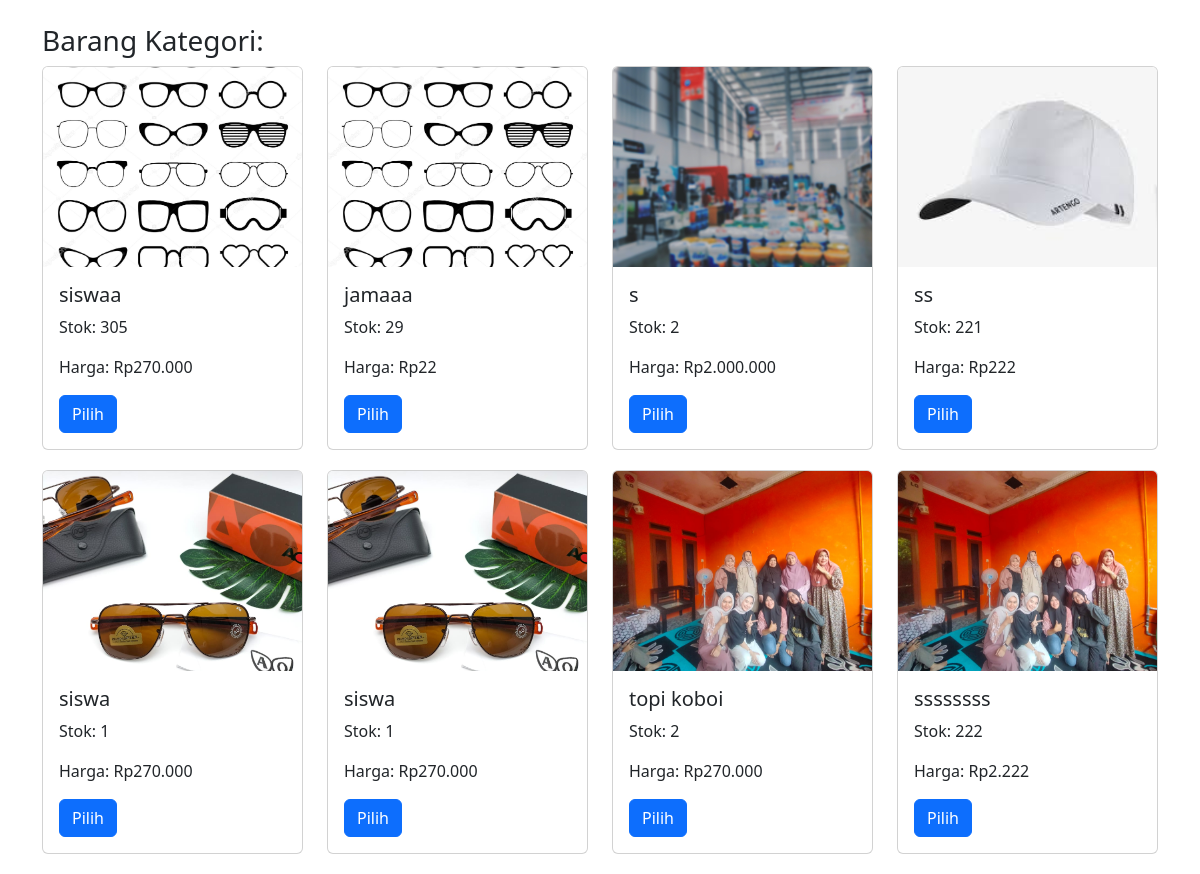
The page /kasir/barang.php on the database its author committed.
### tables this page shows
CREATE TABLE `barang` (
  `kode` varchar(50) NOT NULL,
  `nama` varchar(50) NOT NULL,
  `kategori` varchar(100) DEFAULT NULL,
  `stok` int(100) DEFAULT NULL,
  `harga` int(50) NOT NULL,
  `foto` varchar(255) DEFAULT NULL,
  `tanggal` date DEFAULT curdate(),
  `terjual` int(11) DEFAULT 0
);

### function.php (called while the page is built, shortened)
<?php
function koneksi() {
    $conn = mysqli_connect("localhost", "root", "", "kasir");
    return $conn;
}
function select($query) {
    $conn = koneksi();
    $result = mysqli_query($conn, $query);
    $rows = [];
    while ($row = mysqli_fetch_assoc($result)) {
        $rows[] = $row;
    }
    return $rows;
}
?>

### kasir/barang.php (the view, shortened to what this page needs)
<?php
include "../function.php";
$kategori = isset($_GET['kategori']) ? $_GET['kategori'] : '';
$kategori = htmlspecialchars($kategori, ENT_QUOTES);
$sql = "SELECT * FROM `barang` WHERE kategori LIKE '%$kategori%'";
$barangList = select($sql);
?>
<!DOCTYPE html>
<html lang="id">
<head>
    <link rel="stylesheet" href="https://cdn.jsdelivr.net/npm/bootstrap@5.3.0/dist/css/bootstrap.min.css">
</head>
<body>
<div class="container mt-4">
    <h3>Barang Kategori: <em><?= $kategori ?></em></h3>
    <div class="row">
        <?php if (count($barangList) > 0): ?>
            <?php foreach ($barangList as $data): ?>
                <div class="col-md-3">
                    <div class="card">
                        <img src="../uploads/<?= htmlspecialchars($data['foto']) ?>" class="card-img-top" alt="Foto Barang">
                        <div class="card-body">
                            <h5 class="card-title"><?= htmlspecialchars($data['nama']) ?></h5>
                            <p class="card-text">Stok: <?= htmlspecialchars($data['stok']) ?></p>
                            <p class="card-text">Harga: Rp<?= number_format($data['harga'], 0, ',', '.') ?></p>
                            <a href="beli.php?kode=<?= urlencode($data['kode']) ?>" class="btn btn-primary">Pilih</a>
                        </div>
                    </div>
                </div>
            <?php endforeach; ?>
        <?php endif; ?>
    </div>
</div>
</body>
</html>

### kasir/barang.php (style rules this page uses)
.card { margin-bottom: 20px; transition: transform 0.3s ease; }
.card img { height: 200px; object-fit: cover; }

### rows shown on the page
barang: foto (picture), nama "siswaa", stok "305", harga "270.000"
barang: foto (picture), nama "jamaaa", stok "29", harga "22"
barang: foto (picture), nama "s", stok "2", harga "2.000.000"
barang: foto (picture), nama "ss", stok "221", harga "222"
barang: foto (picture), nama "siswa", stok "1", harga "270.000"
barang: foto (picture), nama "siswa", stok "1", harga "270.000"
barang: foto (picture), nama "topi koboi", stok "2", harga "270.000"
barang: foto (picture), nama "ssssssss", stok "222", harga "2.222"
